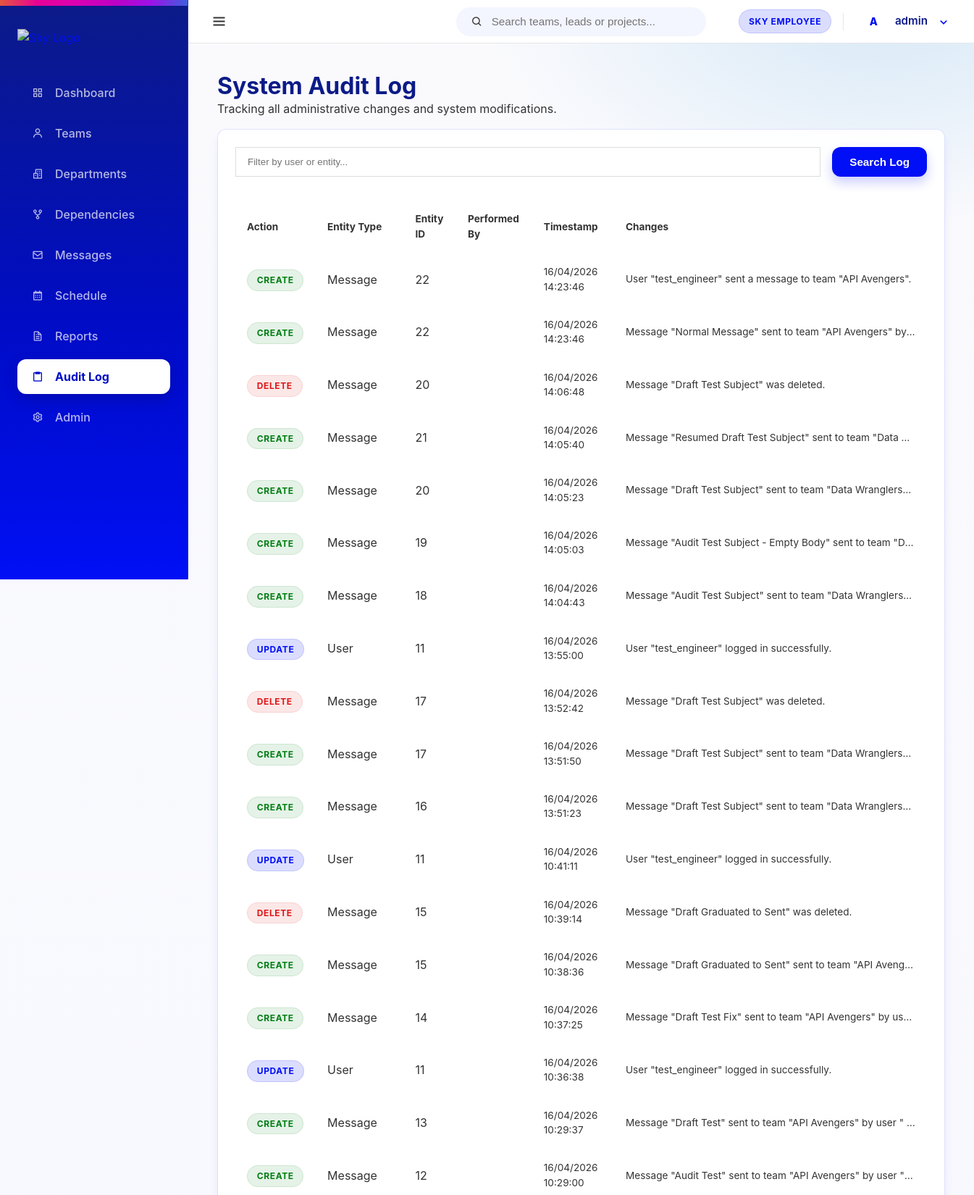
The page /dashboard/audit/ (signed in, upper part) on the database its author committed.
### core/models.py (models this page shows, shortened)
class User(AbstractUser):
    class Meta:
        verbose_name = 'User'
        verbose_name_plural = 'Users'

class AuditLog(models.Model):
    audit_id = models.AutoField(primary_key=True)
    actor_user = models.ForeignKey(User, on_delete=models.SET_NULL, null=True, blank=True, related_name='audit_actions')
    ACTION_CHOICES = [
        ('CREATE', 'Create'),
        ('UPDATE', 'Update'),
        ('DELETE', 'Delete'),
    ]
    action_type = models.CharField(max_length=10, choices=ACTION_CHOICES)
    entity_type = models.CharField(max_length=50) # Team/Department/User etc.
    entity_id = models.IntegerField()
    action_changed_at = models.DateTimeField(auto_now_add=True)
    change_summary = models.TextField()

### core/views.py (the view)
# urls.py: path('audit/', views.audit_log, name='audit_log'),
@login_required
def audit_log(request):
    logs = AuditLog.objects.all().order_by('-action_changed_at')
    return render(request, 'audit_log.html', {'logs': logs})

### templates/audit_log.html (shortened to what this page needs)
{% extends 'base.html' %}
{% block content %}
<div class="header mb-2">
    <h1>System Audit Log</h1>
    <p class="text-muted">Tracking all administrative changes and system modifications.</p>
</div>
<div class="card">
    <div style="margin-bottom: 2rem; display: flex; gap: 1rem;">
        <input type="text" placeholder="Filter by user or entity..." style="padding: 0.75rem 1rem; border-radius: var(--border-radius); border: 1px solid #ddd; flex: 1;">
        <button class="btn btn-primary">Search Log</button>
    </div>
    <table style="width: 100%; border-collapse: collapse;">
        <thead>
            <tr style="text-align: left; border-bottom: 2px solid var(--surface-strong); color: var(--text-muted); font-size: 0.85rem;">
                <th style="padding: 1rem;">Action</th>
                <th style="padding: 1rem;">Entity Type</th>
                <th style="padding: 1rem;">Entity ID</th>
                <th style="padding: 1rem;">Performed By</th>
                <th style="padding: 1rem;">Timestamp</th>
                <th style="padding: 1rem;">Changes</th>
            </tr>
        </thead>
        <tbody>
            {% for log in logs %}
            <tr style="border-bottom: 1px solid var(--surface-strong);">
                <td style="padding: 1rem;">
                    <span class="badge {% if log.action_type == 'CREATE' %}badge-green{% elif log.action_type == 'DELETE' %}badge-red{% else %}badge-blue{% endif %}">
                        {{ log.action_type }}
                    </span>
                </td>
                <td style="padding: 1rem;">{{ log.entity_type }}</td>
                <td style="padding: 1rem;">{{ log.entity_id }}</td>
                <td style="padding: 1rem; font-weight: 600;">{{ log.actor_user.username }}</td>
                <td style="padding: 1rem; font-size: 0.85rem; color: var(--text-muted);">{{ log.action_changed_at|date:"d/m/Y H:i:s" }}</td>
                <td style="padding: 1rem;">
                    <div style="font-size: 0.85rem; max-width: 400px; white-space: nowrap; overflow: hidden; text-overflow: ellipsis;" title="{{ log.change_summary }}">
                        {{ log.change_summary }}
                    </div>
                </td>
            </tr>
            {% empty %}
            <tr>
                <td colspan="6" style="padding: 2rem; text-align: center; color: var(--text-muted);">No logs available.</td>
            </tr>
            {% endfor %}
        </tbody>
    </table>
</div>
{% endblock %}

### templates/base.html (shortened to what this page needs)
{% load static %}
<!DOCTYPE html>
<html lang="en">
<head>
    <link rel="stylesheet" href="{% static 'css/sky-layout.css' %}">
    <link rel="stylesheet" href="{% static 'css/style.css' %}">
    <link href='https://unpkg.com/boxicons@2.1.4/css/boxicons.min.css' rel='stylesheet'>
</head>
<body>
    <div class="app-container">
        <nav class="sidebar">
            <div class="sidebar-header">
                <a href="{% url 'core:dashboard' %}" class="logo-link">
                    <img src="{% static 'images/Sky-spectrum-rgb.png' %}" alt="Sky Logo" class="sky-logo-img sidebar-logo">
                </a>
            </div>
            <ul class="nav-links">
                <li class="nav-item">
                    <a href="{% url 'core:dashboard' %}" class="nav-link {% if request.resolver_match.url_name == 'dashboard' %}active{% endif %}">
                        <i class='bx bx-grid-alt'></i> <span class="nav-label">Dashboard</span>
                    </a>
                </li>
                <li class="nav-item">
                    <a href="{% url 'teams:team_list' %}" class="nav-link {% if 'teams' in request.path %}active{% endif %}">
                        <i class='bx bx-user'></i> <span class="nav-label">Teams</span>
                    </a>
                </li>
                <li class="nav-item">
                    <a href="{% url 'organisation:org_chart' %}" class="nav-link {% if 'organisation' in request.path and 'dependencies' not in request.path %}active{% endif %}">
                        <i class='bx bx-buildings' ></i> <span class="nav-label">Departments</span>
                    </a>
                </li>
                <li class="nav-item">
                    <a href="{% url 'organisation:dependencies' %}" class="nav-link {% if 'dependencies' in request.path %}active{% endif %}">
                        <i class='bx bx-git-repo-forked' ></i> <span class="nav-label">Dependencies</span>
                    </a>
                </li>
                <li class="nav-item">
                    <a href="{% url 'messages_app:inbox' %}" class="nav-link {% if 'messages' in request.path %}active{% endif %}">
                        <i class='bx bx-envelope' ></i> <span class="nav-label">Messages</span>
                    </a>
                </li>
                <li class="nav-item">
                    <a href="{% url 'schedule:calendar' %}" class="nav-link {% if 'schedule' in request.path %}active{% endif %}">
                        <i class='bx bx-calendar' ></i> <span class="nav-label">Schedule</span>
                    </a>
                </li>
                <li class="nav-item">
                    <a href="{% url 'reports:reports_home' %}" class="nav-link {% if 'reports' in request.path %}active{% endif %}">
                        <i class='bx bx-file' ></i> <span class="nav-label">Reports</span>
                    </a>
                </li>
                <li class="nav-item">
                    <a href="{% url 'core:audit_log' %}" class="nav-link {% if 'audit' in request.path %}active{% endif %}">
                        <i class='bx bx-clipboard' ></i> <span class="nav-label">Audit Log</span>
                    </a>
                </li>
                {% if user.is_superuser %}
                <li class="nav-item">
                    <a href="/admin/" class="nav-link">
                        <i class='bx bx-cog' ></i> <span class="nav-label">Admin</span>
                    </a>
                </li>
                {% endif %}
            </ul>
            </nav>
        <div class="main-wrapper">
            <header class="top-navbar" style="display: flex; align-items: center; justify-content: space-between; height: 60px;">
                <div class="navbar-left">
                    <button id="sidebar-toggle" class="sidebar-toggle-btn" aria-label="Toggle Sidebar">
                        <i class='bx bx-menu'></i>
                    </button>
                </div>
                <div class="navbar-middle">
                    <div class="search-bar-container" id="global-search">
                        <div class="search-bar">
                            <i class='bx bx-search'></i>
                            <input type="text" placeholder="Search teams, leads or projects..." id="search-input">
                        </div>
                    </div>
                </div>
                <div class="navbar-right" style="display: flex; align-items: center; gap: 12px;">
                    <span class="badge badge-blue" style="vertical-align: middle; display: inline-flex; align-items: center;">SKY EMPLOYEE</span>
                    <div class="nav-user-dropdown" id="user-dropdown-container" style="display: flex; align-items: center;">
                        <div class="nav-avatar-trigger" id="user-dropdown-btn" style="display: flex; align-items: center;">
                            <div class="avatar-circle small">
                                {% if user.first_name %}{{ user.first_name|first|upper }}{% else %}{{ user.username|first|upper }}{% endif %}{% if user.last_name %}{{ user.last_name|first|upper }}{% endif %}
                            </div>
                            <span class="user-fullname">{{ user.get_full_name|default:user.username }}</span>
                            <i class='bx bx-chevron-down'></i>
                        </div>
                    </div>
                </div>
            </header>
            <main class="content-area animate-slide-up">
                {% block content %}{% endblock %}
            </main>
        </div>
    </div>
</body>
</html>

### assets/css/style.css (style rules this page uses)
.card { background: var(--card); border: 1px solid var(--border); box-shadow: var(--shadow-md); border-radius: var(--radius); padding: 1.5rem; transition: transform 0.3s ease, box-shadow 0.3s ease; position: relative; overflow: hidden; }
.btn { padding: 0.75rem 1.5rem; border-radius: 12px; font-weight: 700; font-size: 0.95rem; cursor: pointer; transition: all 0.2s cubic-bezier(0.4, 0, 0.2, 1); display: inline-flex; align-items: center; justify-content: center; gap: 0.75rem; }
.btn-primary { background: var(--sky-primary); color: #fff; border: none; box-shadow: 0 8px 16px rgba(0, 15, 245, 0.2); }
.badge { padding: 0.4rem 0.8rem; border-radius: 99px; font-size: 0.75rem; font-weight: 700; letter-spacing: 0.05em; }
.badge-blue { background: var(--sky-tint-14); color: var(--sky-primary); border: 1px solid var(--border); }
.badge-green { background: rgba(0, 126, 19, 0.1); color: var(--sky-positive); border: 1px solid rgba(0, 126, 19, 0.1); }
.badge-red { background: rgba(221, 23, 23, 0.1); color: var(--sky-negative); border: 1px solid rgba(221, 23, 23, 0.1); }
.animate-slide-up { animation: fadeInSlideUp 0.5s cubic-bezier(0.16, 1, 0.3, 1) forwards; }
.avatar-circle { width: 36px; height: 36px; background: white; color: var(--sky-primary); border-radius: 50%; display: flex; align-items: center; justify-content: center; font-weight: 800; font-size: 0.85rem; }
.animate-slide-up { opacity: 0; transform: translateY(20px); animation: fadeInSlideUp 0.6s cubic-bezier(0.16, 1, 0.3, 1) forwards; }
.mb-2 { margin-bottom: 1rem; }
.sidebar-toggle-btn { background: transparent; border: none; font-size: 1.5rem; color: var(--sky-text); cursor: pointer; display: flex; align-items: center; justify-content: center; border-radius: 8px; padding: 0.4rem; transition: all 0.2s ease; }
.sidebar { transition: width 0.3s ease; overflow-x: hidden; }
.main-wrapper { margin-left: 260px; transition: margin-left 0.3s ease; }
.nav-link { white-space: nowrap; overflow: hidden; align-items: center; }
.nav-label { transition: opacity 0.2s ease; opacity: 1; }
.sky-logo-img.sidebar-logo { transition: opacity 0.2s ease; width: 100%; }
.nav-user-dropdown { position: relative; }
.nav-avatar-trigger { display: flex; align-items: center; gap: 0.75rem; cursor: pointer; padding: 0.25rem 0.5rem; border-radius: 8px; transition: background 0.2s ease; }
.avatar-circle.small { width: 35px; height: 35px; font-size: 0.9rem; }
.user-fullname { font-weight: 600; color: var(--sky-header-blue); font-size: 0.95rem; }
.nav-avatar-trigger i { color: var(--sky-primary); font-size: 1.25rem; transition: transform 0.2s ease; }

### rows shown on the page
User: username|first "A", get_full_name "admin"
AuditLog: action_type "CREATE", entity_type "Message", entity_id "22", action_changed_at "16/04/2026 14:23:46", change_summary "User \"test_engineer\" sent a message to team \"API Avengers\"."
AuditLog: action_type "CREATE", entity_type "Message", entity_id "22", action_changed_at "16/04/2026 14:23:46", change_summary "Message \"Normal Message\" sent to team \"API Avengers\" by…"
AuditLog: action_type "DELETE", entity_type "Message", entity_id "20", action_changed_at "16/04/2026 14:06:48", change_summary "Message \"Draft Test Subject\" was deleted."
AuditLog: action_type "CREATE", entity_type "Message", entity_id "21", action_changed_at "16/04/2026 14:05:40", change_summary "Message \"Resumed Draft Test Subject\" sent to team \"Data…"
AuditLog: action_type "CREATE", entity_type "Message", entity_id "20", action_changed_at "16/04/2026 14:05:23", change_summary "Message \"Draft Test Subject\" sent to team \"Data Wranglers…"
AuditLog: action_type "CREATE", entity_type "Message", entity_id "19", action_changed_at "16/04/2026 14:05:03", change_summary "Message \"Audit Test Subject - Empty Body\" sent to team \"D…"
AuditLog: action_type "CREATE", entity_type "Message", entity_id "18", action_changed_at "16/04/2026 14:04:43", change_summary "Message \"Audit Test Subject\" sent to team \"Data Wranglers…"
AuditLog: action_type "UPDATE", entity_type "User", entity_id "11", action_changed_at "16/04/2026 13:55:00", change_summary "User \"test_engineer\" logged in successfully."
AuditLog: action_type "DELETE", entity_type "Message", entity_id "17", action_changed_at "16/04/2026 13:52:42", change_summary "Message \"Draft Test Subject\" was deleted."
AuditLog: action_type "CREATE", entity_type "Message", entity_id "17", action_changed_at "16/04/2026 13:51:50", change_summary "Message \"Draft Test Subject\" sent to team \"Data Wranglers…"
AuditLog: action_type "CREATE", entity_type "Message", entity_id "16", action_changed_at "16/04/2026 13:51:23", change_summary "Message \"Draft Test Subject\" sent to team \"Data Wranglers…"
AuditLog: action_type "UPDATE", entity_type "User", entity_id "11", action_changed_at "16/04/2026 10:41:11", change_summary "User \"test_engineer\" logged in successfully."
AuditLog: action_type "DELETE", entity_type "Message", entity_id "15", action_changed_at "16/04/2026 10:39:14", change_summary "Message \"Draft Graduated to Sent\" was deleted."
AuditLog: action_type "CREATE", entity_type "Message", entity_id "15", action_changed_at "16/04/2026 10:38:36", change_summary "Message \"Draft Graduated to Sent\" sent to team \"API Aveng…"
AuditLog: action_type "CREATE", entity_type "Message", entity_id "14", action_changed_at "16/04/2026 10:37:25", change_summary "Message \"Draft Test Fix\" sent to team \"API Avengers\" by us…"
AuditLog: action_type "UPDATE", entity_type "User", entity_id "11", action_changed_at "16/04/2026 10:36:38", change_summary "User \"test_engineer\" logged in successfully."
AuditLog: action_type "CREATE", entity_type "Message", entity_id "13", action_changed_at "16/04/2026 10:29:37", change_summary "Message \"Draft Test\" sent to team \"API Avengers\" by user \"…"
AuditLog: action_type "CREATE", entity_type "Message", entity_id "12", action_changed_at "16/04/2026 10:29:00", change_summary "Message \"Audit Test\" sent to team \"API Avengers\" by user \"…"
